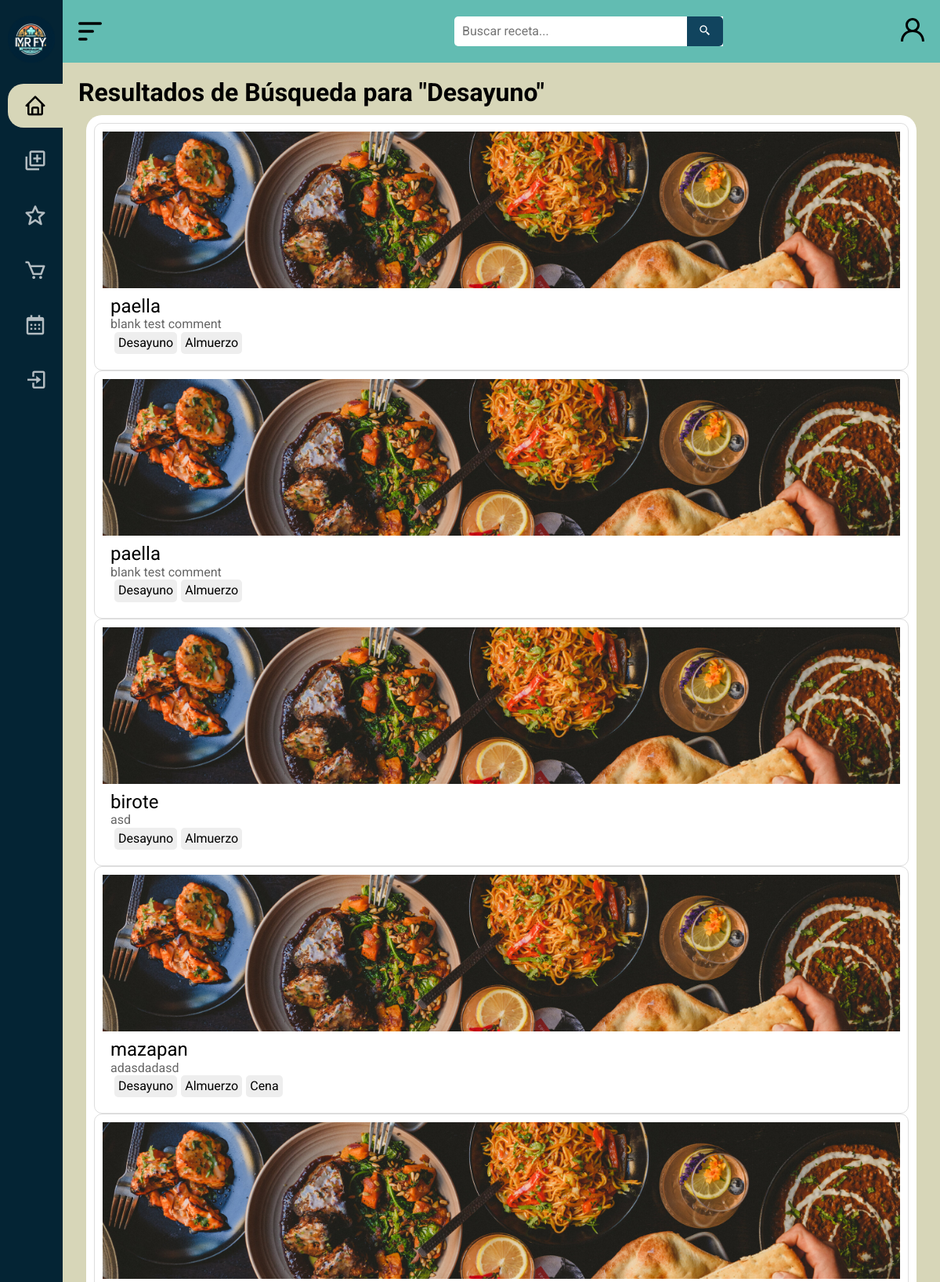
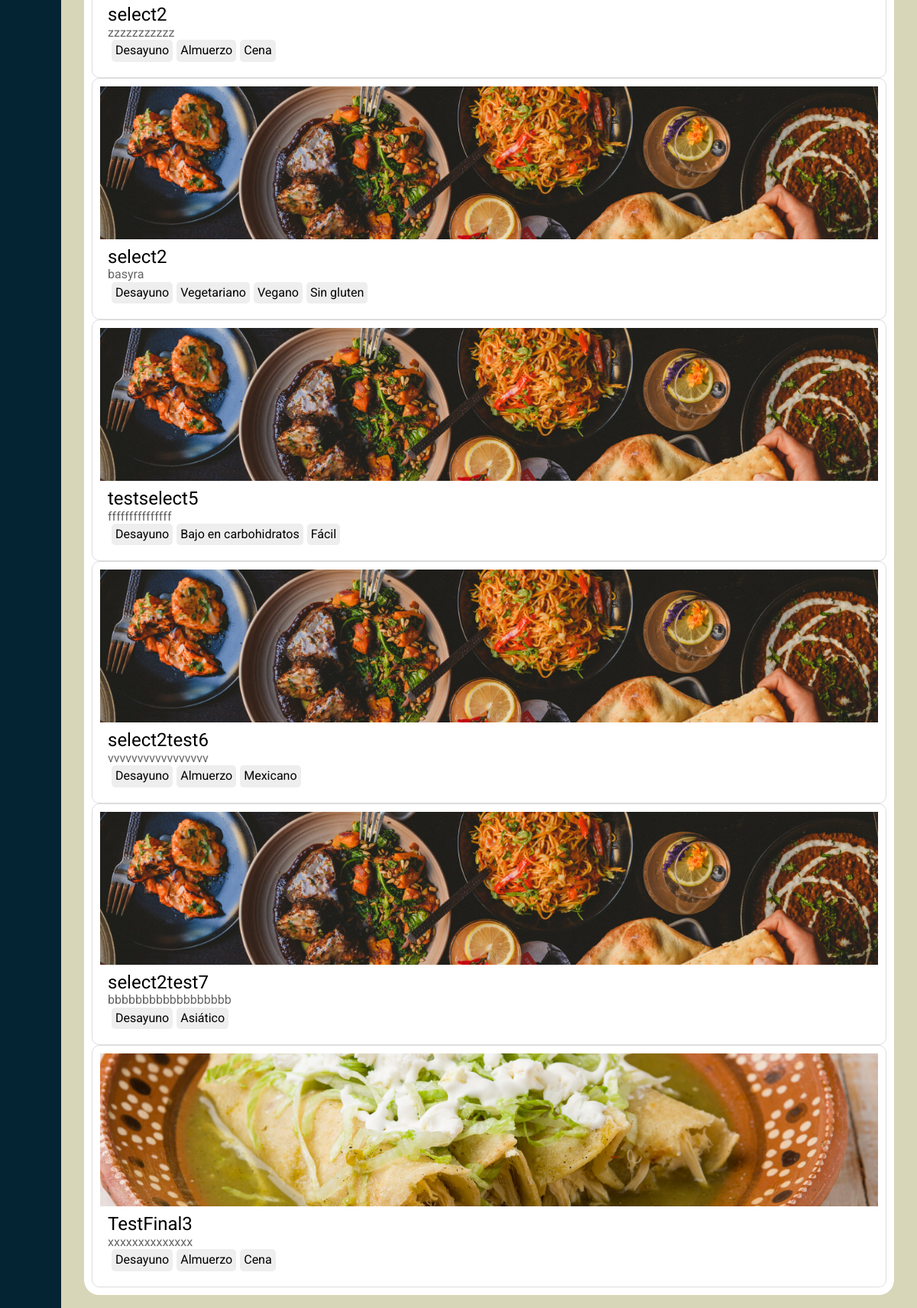
/search/?q=Desayuno, run on the app's committed database (2 pictures, top to bottom).
### MRFY/models.py (models this page shows, shortened)
class Tag(models.Model):
    IDTag = models.AutoField(primary_key=True, unique=True)  # Clave primaria que coincide con la base de datos
    Nombre = models.CharField(max_length=100, null=False)

class Recipe(models.Model):
    IDReceta = models.AutoField(primary_key=True, unique=True)  # Clave primaria que coincide con la base de datos
    Autor = models.ForeignKey(settings.AUTH_USER_MODEL, on_delete=models.CASCADE, null=False)
    FechaCreación = models.DateTimeField(auto_now_add=True)
    Nombre = models.CharField(max_length=100, null=False)
    Calorias = models.CharField(max_length=50, null=True)
    CarbHidratos = models.CharField(max_length=50, null=True)
    Proteinas = models.CharField(max_length=50, null=True)
    Grasas = models.CharField(max_length=50, null=True)
    Instrucciones = models.TextField(null=True)
    Comentarios = models.TextField(null=True)
    Valoración = models.DecimalField(max_digits=3, decimal_places=1, null=True)
    TiempoPreparación = models.CharField(max_length=50, null=True)
    Imagen = models.TextField(default='images/wallpaper4.jpg')
    Etiquetas = models.ManyToManyField('Tag', through='RecipeTag')
    Ingredientes = models.ManyToManyField('Ingredient', through='RecipeIngredient')

### MRFY/views.py (the view)
# urls.py: path('search/', search, name='search'),
def search(request):
    query = request.GET.get('q')
    recipes = []
    if query:
        recipes = Recipe.objects.filter(
            Q(Nombre__icontains=query) |  # Buscar en el nombre de la receta
            Q(Etiquetas__Nombre__icontains=query)  # Buscar en los nombres de las etiquetas asociadas a las recetas
        ).distinct()
    return render(request, 'search/search.html', {'recipes': recipes, 'query': query, 'user': request.user})

### MRFY/templates/search/search.html (shortened to what this page needs)
{% load static %}
{% load custom_filters %}
<!DOCTYPE html>
<html lang="es">
<head>
    <link rel="stylesheet" href="{% static 'css/normalize.css' %}">
    <link rel="stylesheet" href="{% static 'css/estilos2.css' %}">
    <link href='https://unpkg.com/boxicons@2.1.4/css/boxicons.min.css' rel='stylesheet'>
</head>
<body id="body">
    <header id="header" class="header_standard">
        <div class="icon__menu">
            <img src="{% static 'images/menu-alt-1-svgrepo-com.svg' %}" alt="icono" class="svg__icon" id="btn_open">
        </div>
        <div class="search__box">
            <form action="{% url 'search' %}" method="GET">
                <input type="text" name="q" class="search__input" placeholder="Buscar receta...">
                <button class="search__button" type="submit">
                    <i class="bx bx-search-alt-2"></i>
                </button>
            </form>
        </div>
        <div class="icon__login">
            <a href="#" class="login">
                <img src="{% static 'images/profile-1335-svgrepo-com.svg' %}" alt="" class="svg__icon" title="Iniciar sesion">
            </a>
        </div>
    </header>
    <div class="menu__side" id="menu_side">
        <div class="name__page">
            <a href="/inicio">
                <img src="{% static 'images/icon.png' %}" alt="icono" class="icon">
            </a>
        </div>
        <div class="options__menu">
            <a href="/inicio" class="select">
                <div class="option">
                    <i class='bx bx-home' title="Inicio"></i>
                </div>
            </a>
            <a href="/recipeform">
                <div class="option">
                    <i class='bx bx-add-to-queue' title="Subir receta"></i>
                </div>
            </a>
            <a href="#">
                <div class="option">
                    <i class='bx bx-star' title="Favoritos"></i>
                </div>
            </a>
            {% if user.is_authenticated %}
            <a href="/lista">
            {% else %}
            <a href="/login">
            {% endif %}
                <div class="option">
                    <i class='bx bx-cart' title="Lista de compras"></i>
                </div>
            </a>
            <a href="#">
                <div class="option">
                    <i class='bx bx-calendar' title="Recetario semanal"></i>
                </div>
            </a>
            {% if user.is_authenticated %}
            <a href="/logout">
                <div class="option">
                    <i class='bx bx-log-out' title="Logout"></i>
                    <h4>Cerrar sesion</h4>
                </div>
            </a>
            {% else %}
            <a href="/login">
                <div class="option">
                    <i class='bx bx-log-in' title="Login"></i>
                </div>
            </a>
            {% endif %}
        </div>
    </div>
    <main>
        <h1>Resultados de Búsqueda para "{{ query }}"</h1>
        <div class="main__container">
            {% for recipe in recipes %}
            <div class="recipe-card">
                <a href="{% url 'recipe_detail' recipe.IDReceta %}">
                <div class="recipe-image">
                    <img src="{% static recipe.Imagen %}" alt="Receta">
                </div>
                <div class="recipe-content">
                    <h2 class="recipe-title">{{ recipe.Nombre }}</h2>
                    <p class="recipe-description">{{ recipe.Comentarios }}</p>
                    <div class="recipe-tags">
                        {% for tag in recipe.Etiquetas.all %}
                        <a href="{% url 'search' %}?q={{ tag.Nombre }}" class="tag">{{ tag.Nombre }}</a>
                        {% endfor %}
                    </div>
                </div>
                </a>
            </div>
            {% endfor %}
        </div>
    </main>
</body>
</html>

### MRFY/static/css/estilos2.css (style rules this page uses)
* { text-decoration: none; font-family: "Roboto", sans-serif; }
.svg__icon { width: 30px; height: 30px; }
.options__menu .option i { width: 30px; height: 30px; font-size: 30px; }
.icon { width: 70px; height: 70px; }
body { margin-left: 80px; transition: margin-left 300ms cubic-bezier(0.785, 0.135, 0.15, 0.86); margin-top: 80px; background: #D7D6B8; }
main { padding: 20px; }
header { height: 80px; background-color: #62BCB2; display: flex; align-items: center; position: fixed; top: 0; z-index: 200; transition: width 300ms cubic-bezier(0.785, 0.135, 0.15, 0.86); }
.header_standard { width: calc(100% - 80px); }
.icon__menu { width: 50px; height: 100%; display: flex; justify-content: center; align-items: center; transform: translateX(10px); }
.icon__login { position: absolute; right: 0; width: 50px; height: 100%; display: flex; justify-content: center; align-items: center; }
.icon__menu .svg__icon { width: 40px; height: 40px; cursor: pointer; position: absolute; }
.menu__side { width: 80px; height: 100%; background: #042434; position: fixed; top: 0; left: 0; color: white; font-size: 18px; z-index: 300; overflow: hidden; overflow-y: scroll; transition: all 300ms cubic-bezier(0.785, 0.135, 0.15, 0.86); }
.menu__side { -ms-overflow-style: none; scrollbar-width: none; }
.name__page { padding: 10px 10px; display: flex; align-items: center; margin-top: 10px; }
.name__page .icon { margin-right: 20px; width: 60px; height: 60px; }
.options__menu { padding: 20px 30px; position: absolute; top: 80px; }
.options__menu a { color: #ffffffb2; cursor: default; display: block; position: relative; transition: color 300ms; }
.icon__login .login .svg__icon { margin-right: 20px; cursor: pointer; }
.options__menu .option { padding: 20px 0px; display: flex; align-items: center; position: relative; }
.options__menu .option i { margin-right: 20px; cursor: pointer; }
a.select { color: black; width: 250px; }
.select::before { content: ''; width: 3px; height: 80%; width: 280px; position: absolute; top: 10%; left: -20px; background: #D7D6B8; border-radius: 20px; margin-right: 50px; }
.main__container { position: relative; margin: 10px; padding: 10px; border-radius: 20px; background: white; justify-content: center; align-items: center; }
.recipe-card { border: 1px solid #ddd; border-radius: 10px; overflow: hidden; display: flex; flex-direction: column; padding: 10px; }
.recipe-card a { color: black; }
.recipe-image { width: 100%; height: 200px; background: #f0f0f0; }
.recipe-image img { width: 100%; height: 100%; object-fit: cover; }
.recipe-content { padding: 10px; }
.recipe-title { font-size: 1.5em; }
.recipe-description { color: #666; }
.recipe-tags { display: flex; gap: 5px; }
.tag { background: #eee; padding: 5px; border-radius: 5px; }
.container__recipe h1, h2 { font-weight: 400; }
.search__box { position: relative; padding-left: 450px; display: flex; justify-content: center; align-items: center; margin: 20px 0; font-size: 1rem; }
.search__box i { color: white; }
.search__input { padding: 10px; padding-right: 150px; border-radius: 5px 0 0 5px; border: 0; outline: none; }
.search__box button { background-color: #11445e; padding: 10px 15px; position: absolute; border: 0; top: 0; bottom: 0; right: 0; margin: auto; border-radius: 0 5px 5px 0; cursor: pointer; transition: 300ms; }

### data on the page
Tag: Nombre "Desayuno"
Recipe: Imagen (picture), Nombre "paella", Comentarios "blank test comment"
Tag: Nombre "Almuerzo"
Recipe: Imagen (picture), Nombre "paella", Comentarios "blank test comment"
Recipe: Imagen (picture), Nombre "birote", Comentarios "asd"
Recipe: Imagen (picture), Nombre "mazapan", Comentarios "adasdadasd"
Tag: Nombre "Cena"
Recipe: Imagen (picture), Nombre "select2", Comentarios "zzzzzzzzzzz"
Recipe: Imagen (picture), Nombre "select2", Comentarios "basyra"
Tag: Nombre "Vegetariano"
Tag: Nombre "Vegano"
Tag: Nombre "Sin gluten"
Recipe: Imagen (picture), Nombre "testselect5", Comentarios "fffffffffffffff"
Tag: Nombre "Bajo en carbohidratos"
Tag: Nombre "Fácil"
Recipe: Imagen (picture), Nombre "select2test6", Comentarios "vvvvvvvvvvvvvvvvv"
Tag: Nombre "Mexicano"
Recipe: Imagen (picture), Nombre "select2test7", Comentarios "bbbbbbbbbbbbbbbbbb"
Tag: Nombre "Asiático"
Recipe: Imagen (picture), Nombre "TestFinal3", Comentarios "xxxxxxxxxxxxxx"
